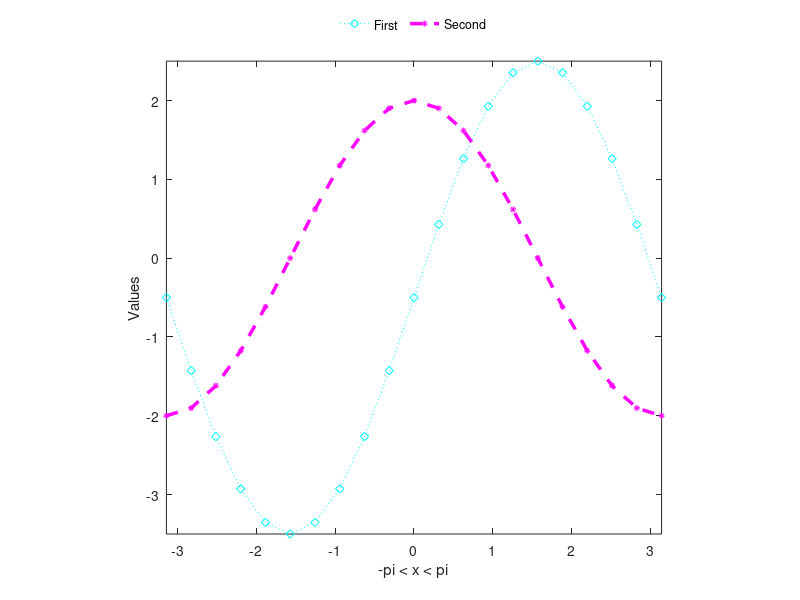

MATLAB code for this plot:
%%
clc
close all
clear all
%%
x = -pi:pi/10:pi;
y = 3*sin(x)-.5;
z = 2*cos(x);
plot(x,y,'cd:',x,z,'mo--','LineWidth',2.5,'MarkerSize',2);
xlabel('-pi < x < pi') 
ylabel('Values') 
axis image
legend('First','Second','Location','NorthOutside','Orientation','horizontal');
legend boxoff